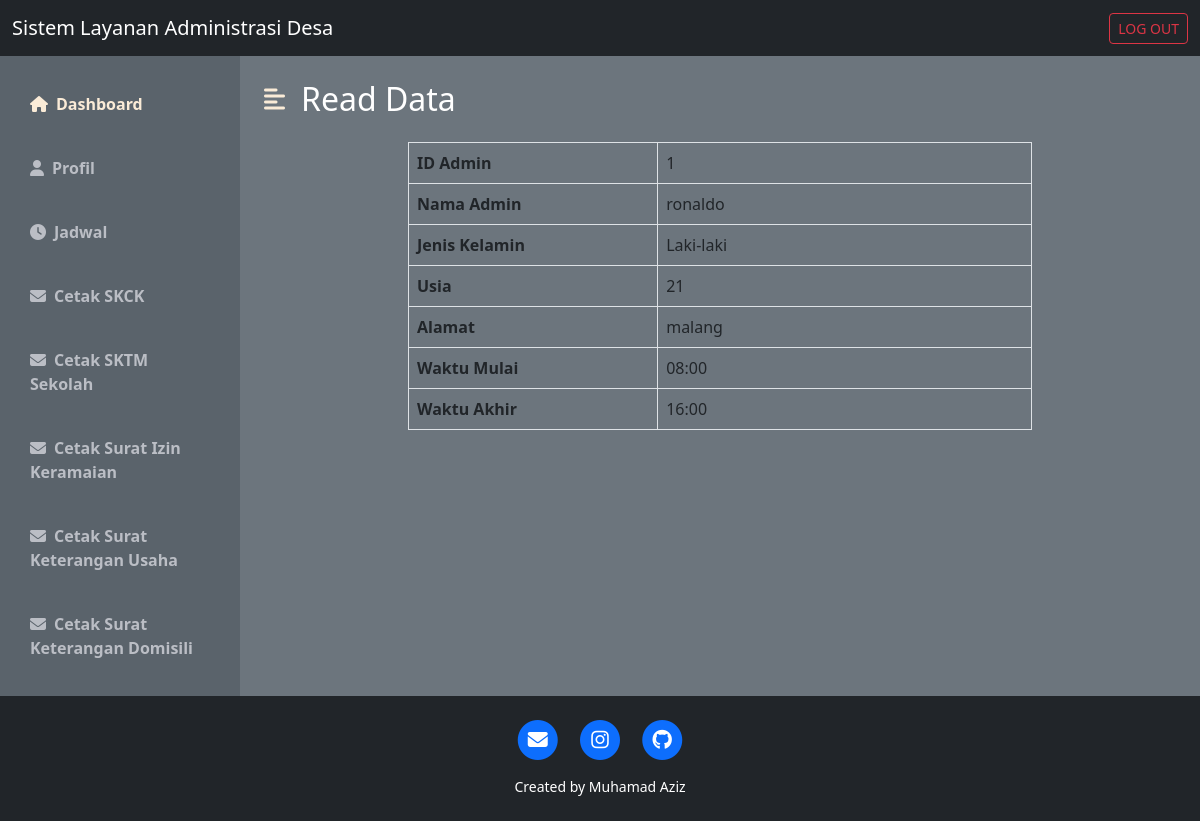
Page /adminprofilread.php?id_admin=1 on the committed database.
### tables this page shows
CREATE TABLE IF NOT EXISTS `adminprofil` (
  `id_admin` int(11) NOT NULL AUTO_INCREMENT,
  `id` int(11) DEFAULT '0',
  `id_jadwal` int(11) DEFAULT '0',
  `jenis` varchar(50) DEFAULT NULL,
  `usia` varchar(50) DEFAULT NULL,
  `alamat` varchar(50) DEFAULT NULL,
  PRIMARY KEY (`id_admin`),
  KEY `FK__user` (`id`),
  KEY `FK_adminprofil_jadwal` (`id_jadwal`),
  CONSTRAINT `FK__user` FOREIGN KEY (`id`) REFERENCES `user` (`id`),
  CONSTRAINT `FK_adminprofil_jadwal` FOREIGN KEY (`id_jadwal`) REFERENCES `jadwal` (`id_jadwal`)
);

CREATE TABLE IF NOT EXISTS `user` (
  `id` int(11) NOT NULL AUTO_INCREMENT,
  `nama` varchar(255) NOT NULL,
  `username` varchar(255) NOT NULL,
  `password` varchar(255) NOT NULL,
  `level` varchar(20) NOT NULL,
  PRIMARY KEY (`id`)
);

CREATE TABLE IF NOT EXISTS `jadwal` (
  `id_jadwal` int(11) NOT NULL AUTO_INCREMENT,
  `waktu_mulai` varchar(50) DEFAULT NULL,
  `waktu_akhir` varchar(50) DEFAULT NULL,
  PRIMARY KEY (`id_jadwal`)
);

### adminprofilread.php (the view, shortened to what this page needs)
<!DOCTYPE html>
<html lang="en">
<head>
    <link href="https://cdn.jsdelivr.net/npm/bootstrap@5.2.0-beta1/dist/css/bootstrap.min.css" rel="stylesheet">
    <link rel="stylesheet" href="https://cdnjs.cloudflare.com/ajax/libs/font-awesome/6.1.1/css/all.min.css" />
    <link rel="stylesheet" href="css/style_dashboard.css">
</head>
<body>
<?php
    include "koneksi.php";
    $admin = $_GET['id_admin'];
    $sql = "SELECT * FROM adminprofil INNER JOIN user ON adminprofil.id = user.id
    INNER JOIN jadwal ON adminprofil.id_jadwal = jadwal.id_jadwal WHERE id_admin = '$admin'";
    $query = $conn->query($sql);
    ?>
    <nav class="navbar navbar-dark bg-dark">
        <div class="container-fluid">
            <a class="navbar-brand" href="#">Sistem Layanan Administrasi Desa</a>
            <a href="../logout.php" class="btn btn-outline-danger btn-sm" role="button">LOG OUT</a>
        </div>
    </nav>
    <div class="d-flex bg-secondary text-white" id="wrapper">
        <div class="" id="sidebar-wrapper" style="background-color: #5a636b;">
            <div class="list-group list-group-flush my-3">
                <a href="admin.php" class="list-group-item list-group-item-action bg-transparent second-text fw-bold active"><i class="fas fa-home me-2"></i>Dashboard</a>
                <a href="adminprofil.php" class="list-group-item list-group-item-action bg-transparent second-text fw-bold"><i class="fas fa-user me-2"></i>Profil</a>
                <a href="adminjadwal.php" class="list-group-item list-group-item-action bg-transparent second-text fw-bold"><i class="fas fa-clock me-2"></i>Jadwal</a>
                <a href="admincetakskck.php" class="list-group-item list-group-item-action bg-transparent second-text fw-bold"><i class="fas fa-envelope me-2"></i>Cetak SKCK</a>
                <a href="admincetaksktm.php" class="list-group-item list-group-item-action bg-transparent second-text fw-bold"><i class="fas fa-envelope me-2"></i>Cetak SKTM Sekolah</a>
                <a href="admincetaksik.php" class="list-group-item list-group-item-action bg-transparent second-text fw-bold"><i class="fas fa-envelope me-2"></i>Cetak Surat Izin Keramaian</a>
                <a href="admincetakusaha.php" class="list-group-item list-group-item-action bg-transparent second-text fw-bold"><i class="fas fa-envelope me-2"></i>Cetak Surat Keterangan Usaha</a>
                <a href="admincetakskd.php" class="list-group-item list-group-item-action bg-transparent second-text fw-bold"><i class="fas fa-envelope me-2"></i>Cetak Surat Keterangan Domisili</a>
            </div>
        </div>
        <div id="page-content-wrapper">
            <nav class="navbar navbar-expand-lg navbar-light bg-transparent py-4 px-4">
                <div class="d-flex align-items-center">
                    <i class="fas fa-align-left primary-text fs-4 me-3" id="menu-toggle"></i>
                    <h2 class="fs-2 m-0">Read Data</h2>
                </div>
            </nav>
            <div class="container-sm">
            <div class="col-md-8 offset-md-2">
                        <table class="table table-bordered">
                            <tbody>
                <?php
                if ($query) {
                    while ($data = mysqli_fetch_array($query)) {
                ?>
                    <tr>
                                <th style="width: 40%">ID Admin</th>
                                <td><?php echo $data['id_admin'] ?></td>
                            </tr>
                            <tr>
                                <th style="width: 40%">Nama Admin</th>
                                <td><?php echo $data['nama'] ?></td>
                            </tr>
                            <tr>
                                <th style="width: 40%">Jenis Kelamin</th>
                                <td><?php echo $data['jenis'] ?></td>
                            </tr>
                            <tr>
                                <th style="width: 40%">Usia</th>
                                <td><?php echo $data['usia'] ?></td>
                            </tr>
                            <tr>
                                <th style="width: 40%">Alamat</th>
                                <td><?php echo $data['alamat'] ?></td>
                            </tr>
                            <tr>
                                <th style="width: 40%">Waktu Mulai</th>
                                <td><?php echo $data['waktu_mulai'] ?></td>
                            </tr>
                            <tr>
                                <th style="width: 40%">Waktu Akhir</th>
                                <td><?php echo $data['waktu_akhir'] ?></td>
                            </tr>
                            </tbody>
                        </table>
            </div>
                <?php
                    }
                }
                ?>
            </div>
        </div>
    </div>
    <footer class="bg-dark text-center text-white p-4">
        <div class="row gx-4 gx-lg-5 justify-content-center">
            <div class="col-md-10 col-lg-8 col-xl-7">
            <ul class="list-inline text-center">
                    <li class="list-inline-item">
                        <a href="mailto:muhamadaziz564@gmail.com">
                            <span class="fa-stack fa-lg">
                                <i class="fas fa-circle fa-stack-2x"></i>
                                <i class="fas fa-envelope fa-stack-1x fa-inverse"></i>
                            </span>
                        </a>
                    </li>
                    <li class="list-inline-item">
                        <a href="https://www.instagram.com/az_muhamad07/">
                            <span class="fa-stack fa-lg">
                                <i class="fas fa-circle fa-stack-2x"></i>
                                <i class="fab fa-instagram fa-stack-1x fa-inverse"></i>
                            </span>
                        </a>
                    </li>
                    <li class="list-inline-item">
                        <a href="https://github.com/aziz4678">
                            <span class="fa-stack fa-lg">
                                <i class="fas fa-circle fa-stack-2x"></i>
                                <i class="fab fa-github fa-stack-1x fa-inverse"></i>
                            </span>
                        </a>
                    </li>
                </ul>
                <div class="small text-center">Created by Muhamad Aziz</div>
            </div>
        </div>
    </footer>
</body>
</html>

### css/style_dashboard.css (style rules this page uses)
:root { --main-text-color: antiquewhite; --second-text-color: #bbbec5; --second-bg-color: #c1efde; }
.primary-text { color: var(--main-text-color); }
.second-text { color: var(--second-text-color); }
#wrapper { overflow-x: hidden; }
#sidebar-wrapper { min-height: 78vh; margin-left: -15rem; -webkit-transition: margin 0.25s ease-out; -moz-transition: margin 0.25s ease-out; -o-transition: margin 0.25s ease-out; transition: margin 0.25s ease-out; }
#sidebar-wrapper .list-group { width: 15rem; }
#page-content-wrapper { min-width: 100vw; }
#menu-toggle { cursor: pointer; }
.list-group-item { border: none; padding: 20px 30px; }
.list-group-item.active { background-color: transparent; color: var(--main-text-color); font-weight: bold; border: none; }
@media (min-width: 768px) { #sidebar-wrapper { margin-left: 0; } }
@media (min-width: 768px) { #page-content-wrapper { min-width: 0; width: 100%; } }

### rows in the picture
adminprofil: id_admin "1", id.nama "ronaldo", jenis "Laki-laki", usia "21", alamat "malang", id_jadwal.waktu_mulai "08:00", id_jadwal.waktu_akhir "16:00"
